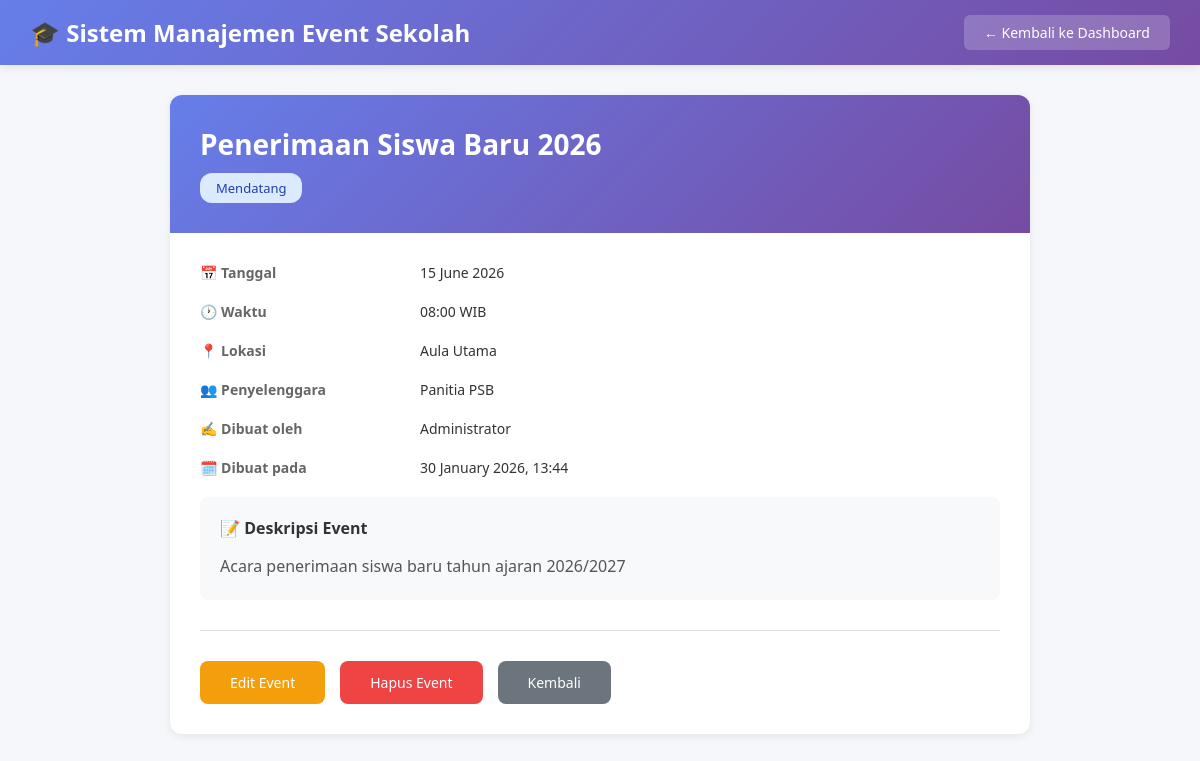
The app's page /admin/view_event.php?id=1 (signed in) with its own data.
### tables this page shows
CREATE TABLE events (
    id INT AUTO_INCREMENT PRIMARY KEY,
    nama_event VARCHAR(200) NOT NULL,
    tanggal DATE NOT NULL,
    waktu TIME NOT NULL,
    lokasi VARCHAR(200) NOT NULL,
    deskripsi TEXT,
    penyelenggara VARCHAR(100),
    status ENUM('upcoming', 'ongoing', 'completed') DEFAULT 'upcoming',
    created_by INT,
    created_at TIMESTAMP DEFAULT CURRENT_TIMESTAMP,
    updated_at TIMESTAMP DEFAULT CURRENT_TIMESTAMP ON UPDATE CURRENT_TIMESTAMP,
    FOREIGN KEY (created_by) REFERENCES users(id) ON DELETE SET NULL
);

CREATE TABLE users (
    id INT AUTO_INCREMENT PRIMARY KEY,
    username VARCHAR(50) UNIQUE NOT NULL,
    password VARCHAR(255) NOT NULL,
    nama VARCHAR(100) NOT NULL,
    role ENUM('admin', 'user') DEFAULT 'user',
    created_at TIMESTAMP DEFAULT CURRENT_TIMESTAMP
);

### admin/view_event.php (the view, shortened to what this page needs)
<?php
require_once '../config.php';
$id = isset($_GET['id']) ? (int)$_GET['id'] : 0;
$query = "SELECT e.*, u.nama as creator FROM events e
          LEFT JOIN users u ON e.created_by = u.id
          WHERE e.id = $id";
$result = mysqli_query($conn, $query);
$event = mysqli_fetch_assoc($result);
?>
<!DOCTYPE html>
<html lang="id">
<head>
</head>
<body>
    <nav class="navbar">
        <h1>🎓 Sistem Manajemen Event Sekolah</h1>
        <a href="dashboard.php">← Kembali ke Dashboard</a>
    </nav>
    <div class="container">
        <div class="card">
            <div class="card-header">
                <h2><?php echo htmlspecialchars($event['nama_event']); ?></h2>
                <?php
                $badge_class = 'badge-' . $event['status'];
                $status_text = [
                    'upcoming' => 'Mendatang',
                    'ongoing' => 'Berlangsung',
                    'completed' => 'Selesai'
                ];
                ?>
                <span class="badge <?php echo $badge_class; ?>">
                    <?php echo $status_text[$event['status']]; ?>
                </span>
            </div>
            <div class="card-body">
                <div class="detail-grid">
                    <div class="detail-label">📅 Tanggal</div>
                    <div class="detail-value"><?php echo date('d F Y', strtotime($event['tanggal'])); ?></div>
                    <div class="detail-label">🕐 Waktu</div>
                    <div class="detail-value"><?php echo date('H:i', strtotime($event['waktu'])); ?> WIB</div>
                    <div class="detail-label">📍 Lokasi</div>
                    <div class="detail-value"><?php echo htmlspecialchars($event['lokasi']); ?></div>
                    <div class="detail-label">👥 Penyelenggara</div>
                    <div class="detail-value"><?php echo htmlspecialchars($event['penyelenggara']); ?></div>
                    <div class="detail-label">✍️ Dibuat oleh</div>
                    <div class="detail-value"><?php echo htmlspecialchars($event['creator']); ?></div>
                    <div class="detail-label">🗓️ Dibuat pada</div>
                    <div class="detail-value"><?php echo date('d F Y, H:i', strtotime($event['created_at'])); ?></div>
                </div>
                <?php if ($event['deskripsi']): ?>
                <div class="description-box">
                    <h3>📝 Deskripsi Event</h3>
                    <p><?php echo nl2br(htmlspecialchars($event['deskripsi'])); ?></p>
                </div>
                <?php endif; ?>
                <div class="action-buttons">
                    <a href="edit_event.php?id=<?php echo $event['id']; ?>" class="btn btn-warning">Edit Event</a>
                    <a href="delete_event.php?id=<?php echo $event['id']; ?>"
                       onclick="return confirm('Yakin ingin menghapus event ini?')"
                       class="btn btn-danger">Hapus Event</a>
                    <a href="dashboard.php" class="btn btn-secondary">Kembali</a>
                </div>
            </div>
        </div>
    </div>
</body>
</html>

### admin/view_event.php (style rules this page uses)
* { margin: 0; padding: 0; box-sizing: border-box; }
body { font-family: 'Segoe UI', Tahoma, Geneva, Verdana, sans-serif; background: #f5f7fa; }
.navbar { background: linear-gradient(135deg, #667eea 0%, #764ba2 100%); color: white; padding: 15px 30px; display: flex; justify-content: space-between; align-items: center; box-shadow: 0 2px 10px rgba(0,0,0,0.1); }
.navbar h1 { font-size: 24px; }
.navbar a { background: rgba(255,255,255,0.2); color: white; padding: 8px 20px; border-radius: 6px; text-decoration: none; font-size: 14px; }
.container { max-width: 900px; margin: 30px auto; padding: 0 20px; }
.card { background: white; border-radius: 12px; box-shadow: 0 2px 10px rgba(0,0,0,0.08); overflow: hidden; }
.card-header { background: linear-gradient(135deg, #667eea 0%, #764ba2 100%); color: white; padding: 30px; }
.card-header h2 { font-size: 28px; margin-bottom: 10px; }
.card-body { padding: 30px; }
.detail-grid { display: grid; grid-template-columns: 200px 1fr; gap: 20px; margin-bottom: 20px; }
.detail-label { font-weight: 600; color: #666; font-size: 14px; }
.detail-value { color: #333; font-size: 14px; }
.badge { display: inline-block; padding: 6px 16px; border-radius: 12px; font-size: 13px; font-weight: 500; }
.badge-upcoming { background: #dbeafe; color: #1e40af; }
.description-box { background: #f8f9fa; padding: 20px; border-radius: 8px; margin-top: 20px; }
.description-box h3 { margin-bottom: 15px; color: #333; font-size: 16px; }
.description-box p { color: #555; line-height: 1.6; }
.action-buttons { display: flex; gap: 15px; margin-top: 30px; padding-top: 30px; border-top: 1px solid #e0e0e0; }
.btn { padding: 12px 30px; border-radius: 8px; font-size: 14px; font-weight: 500; text-decoration: none; display: inline-block; transition: all 0.3s; }
.btn-warning { background: #f59e0b; color: white; }
.btn-danger { background: #ef4444; color: white; }
.btn-secondary { background: #6c757d; color: white; }

### records on screen
events: nama_event "Penerimaan Siswa Baru 2026", status "Mendatang", tanggal "15 June 2026", waktu "08:00", lokasi "Aula Utama", penyelenggara "Panitia PSB", created_by.nama "Administrator", created_at "30 January 2026, 13:44", deskripsi "Acara penerimaan siswa baru tahun ajaran 2026/2027"
